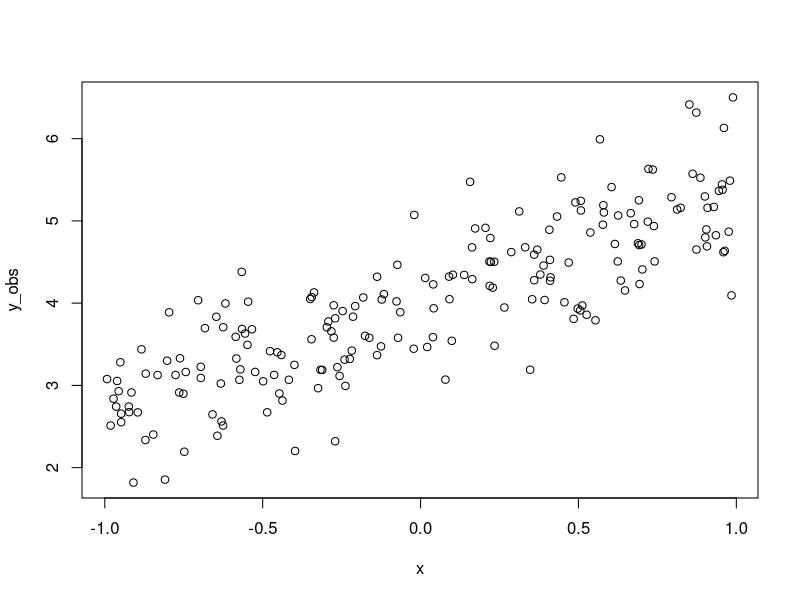
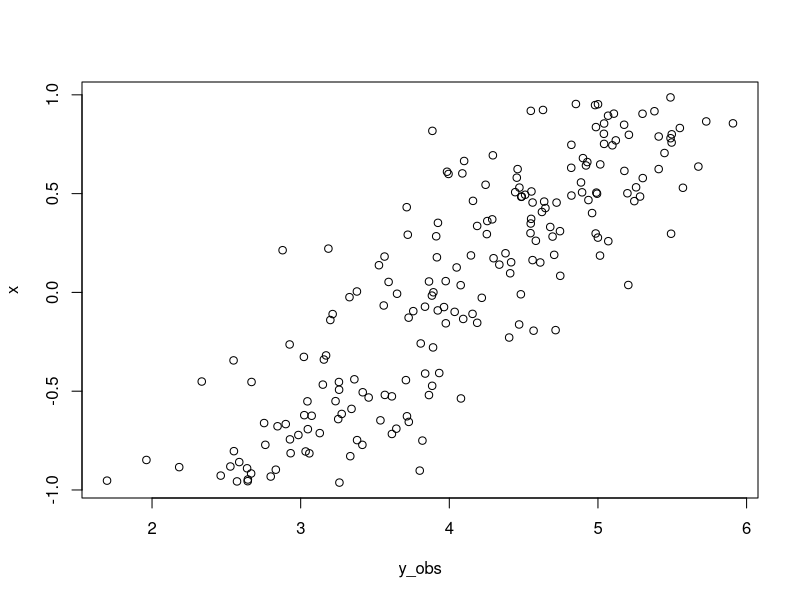
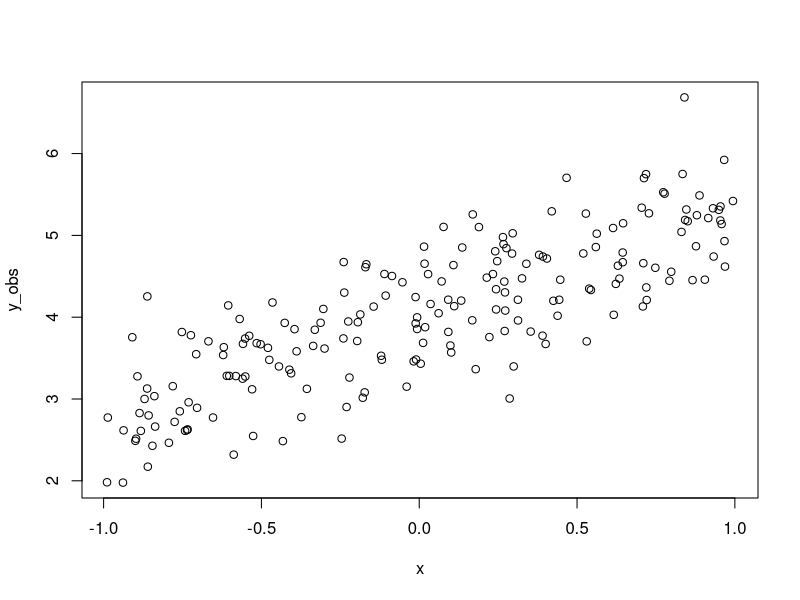

Recreate these plots in R, in order.
## ---- chunk 1
yintercept <- 4
slope <- 1.3
obs_error <- .5
x <- runif(200, min = -1, max = 1)
y_mean <- yintercept + slope * x
y_obs <- rnorm(200, mean = y_mean, sd = obs_error)
## ---- chunk 2
plot(y_obs ~ x)
## ---- chunk 3
#| output-location: column
yintercept <- 4
slope <- 1.3
obs_error <- .5
x <- runif(200, min = -1, max = 1)
y_mean <- yintercept + slope * x
y_obs <- rnorm(200, mean = y_mean, sd = obs_error)
plot(y_obs, x)
## ---- chunk 4
yintercept <- 4
slope <- 1.3
obs_error <- .5
x <- runif(200, min = -1, max = 1)
y_mean <- yintercept + slope * x
y_obs <- rnorm(200, mean = y_mean, sd = obs_error)
## ---- chunk 5
plot(y_obs ~ x)
